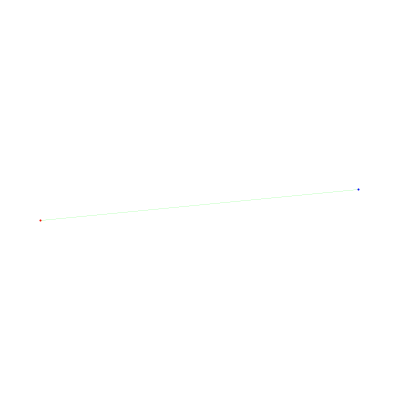
Frame 1 (no input)
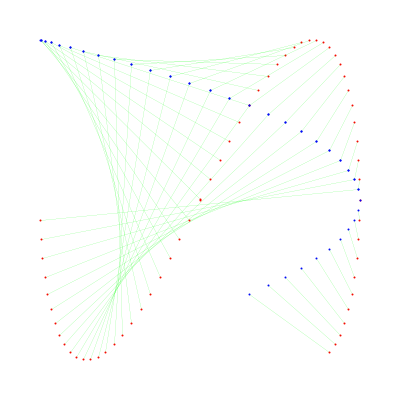
Frame 60 (the mouse pressed at the canvas centre just before this capture)
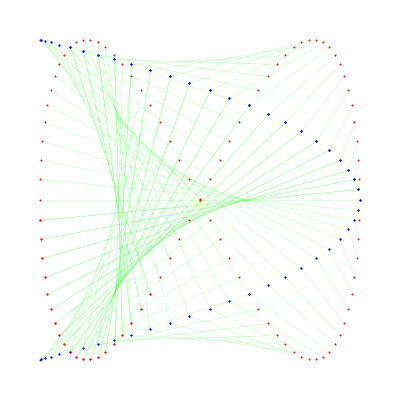
Frame 120 (the mouse held since frame 60 and released just before this capture)

The Processing sketch that drew these frames (run headless with seeded random() and noise(); from frame 60 on, the mouse is pressed at the canvas centre):

// Processing sketch: Cap4_2_2_CirculosConectadosInv
// ── Cap4_2_2_CirculosConectadosInv.pde
/*
 * Livro: O Código Transcendente
 * por Mateus Paresqui Berruezo.
 * Capítulo 4 - Seção 4.2.1
 * 
 * Parte do repositório encontrado em:
 * https://github.com/codigotranscendente/livro
 *
 * MIT License. Pode ser consultada em:
 * https://opensource.org/licenses/MIT
 */

void setup() {
  size(400,400);
  background(255);
  frameRate(20);
}

void draw() {
  float centroX = 200, centroY = 200;
  float raio = 160, vel = 0.5;
  int div = 50;
  
  // Passo, ou quantos graus serão "andados" por frame do Processing:
  float passo = 360.0/div;
  
  // Primeiro Círculo:
  float x1 = centroX + raio*cos(radians(frameCount*passo));
  float y1 = centroY + raio*sin(radians(frameCount*passo));
  
  // Segundo Círculo - Defasado 180°e animado com metade do passo do primeiro:
  float x2 = centroX + raio*cos(radians(180 + vel*frameCount*passo));
  float y2 = centroY + raio*sin(radians(180 + vel*frameCount*passo));
  
  strokeWeight(2);
  
  // Pontos vermelhos: Círculo 1.
  stroke(255,0,0);
  point(x2,y1);
  
  // Pontos azuis: Círculo 2.
  stroke(0,0,255);
  point(x1,y2);
  
  // Conexão entre os pontos dos dois círculos:
  strokeWeight(0);
  stroke(0,255,0);
  line(x2,y1,x1,y2);
}
